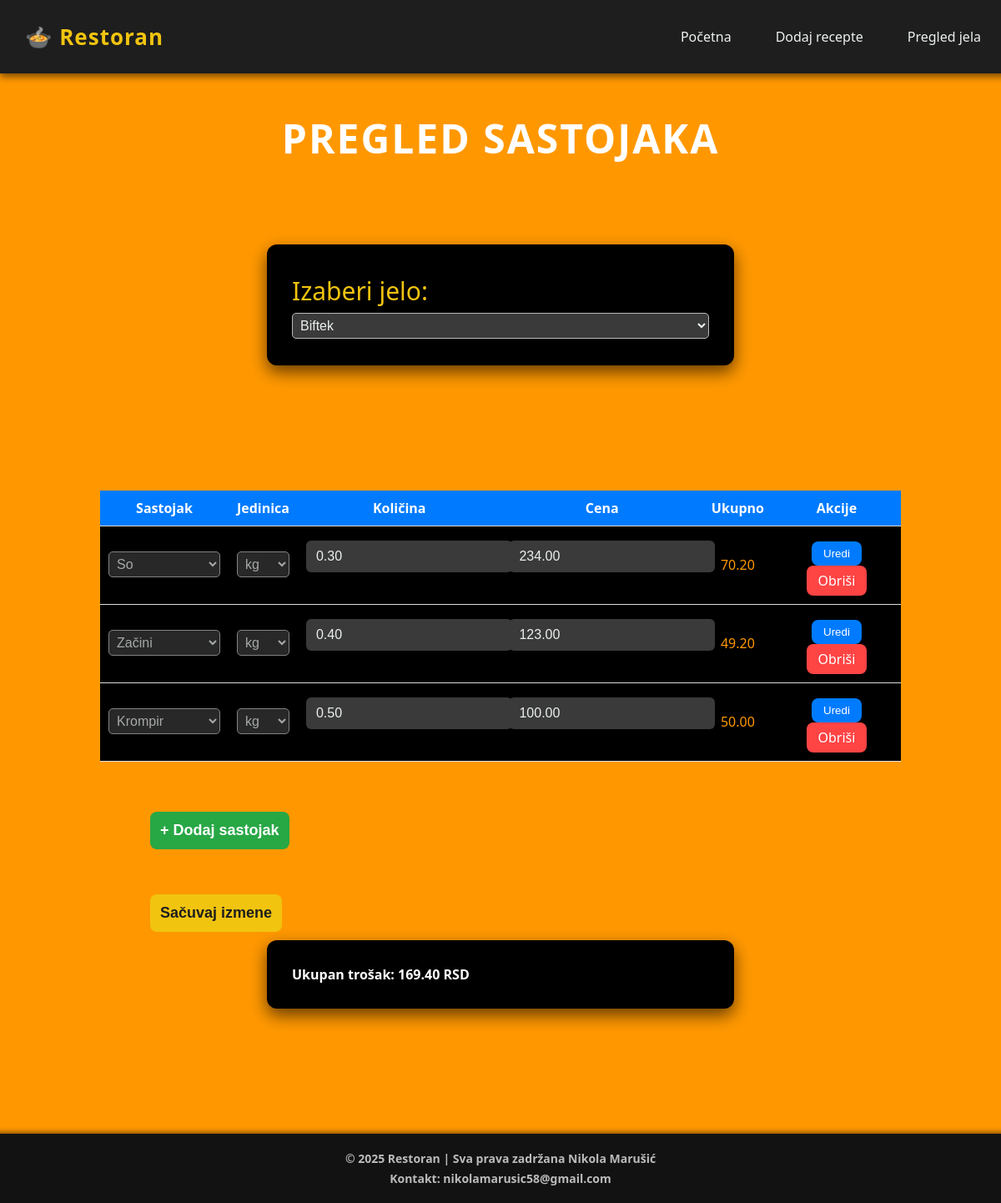
The app's page /stranice/pregled_i_izmena.php?jelo_id=3 with its own data.
### tables this page shows
CREATE TABLE `receptura` (
  `id` int(11) NOT NULL,
  `jelo_id` int(11) NOT NULL,
  `artikal_id` int(11) NOT NULL,
  `jedinica` enum('kg','g','l','ml','kom') NOT NULL,
  `kolicina` decimal(10,2) NOT NULL,
  `cena` decimal(10,2) NOT NULL
);

CREATE TABLE `artikal` (
  `id` int(11) NOT NULL,
  `naziv` varchar(100) NOT NULL,
  `jedinica_mere` enum('kg','g','l','ml','kom') NOT NULL,
  `cena` decimal(10,2) NOT NULL
);

### stranice/pregled_i_izmena.php (the view, shortened to what this page needs)
<!DOCTYPE html>
<html lang="sr">
<head>
    <link rel="stylesheet" href="../css/style.css">
    <link rel="stylesheet" href="../css/tabela.css">
</head>
<body>
<nav class="navbar">
    <div class="logo">🍲 Restoran</div>
    <ul class="nav-links">
        <li><a href="../index.php">Početna</a></li>
        <li><a href="receptura.php">Dodaj recepte</a></li>
        <li><a href="pregled_i_izmena.php">Pregled jela</a></li>
    </ul>
</nav>
<?php
require_once "../baze/konekcija.php";
$jela = [];
$q = $conn->query("SELECT * FROM jelo ORDER BY naziv ASC");
while($row = $q->fetch_assoc()){ $jela[] = $row; }
$artikli = [];
$q2 = $conn->query("SELECT * FROM artikal ORDER BY naziv ASC");
while($row = $q2->fetch_assoc()){ $artikli[] = $row; }
$selected_jelo = $_GET["jelo_id"] ?? ($_POST["jelo_id"] ?? null);
$receptura = [];
$ukupan_trosak = 0;
if($selected_jelo){
    $stmt=$conn->prepare("
        SELECT r.id, r.artikal_id, r.jedinica, r.kolicina, r.cena, a.naziv AS artikal_naziv
        FROM receptura r
        JOIN artikal a ON a.id=r.artikal_id
        WHERE r.jelo_id=?
        ORDER BY r.id ASC
    ");
    $stmt->bind_param("i",$selected_jelo);
    $stmt->execute();
    $res=$stmt->get_result();
    while($row=$res->fetch_assoc()){
        $row["ukupno"] = $row["kolicina"] * $row["cena"];
        $ukupan_trosak += $row["ukupno"];
        $receptura[] = $row;
    }
}
?>
<h1 class="main-title">Pregled sastojaka</h1>
<form class="forma" method="GET">
    <label>Izaberi jelo:</label>
    <select name="jelo_id" onchange="this.form.submit()">
        <?php foreach($jela as $j): ?>
            <option value="<?= $j['id'] ?>" <?= ($selected_jelo==$j['id'])?'selected':'' ?>>
                <?= htmlspecialchars($j['naziv']) ?>
            </option>
        <?php endforeach; ?>
    </select>
</form>
<?php if($selected_jelo): ?>
<form method="POST">
    <table id="tabela">
        <tr>
            <th>Sastojak</th>
            <th>Jedinica</th>
            <th>Količina</th>
            <th>Cena</th>
            <th>Ukupno</th>
            <th>Akcije</th>
        </tr>
        <?php foreach($receptura as $r): ?>
        <tr data-id="<?= $r['id'] ?>">
            <td>
                <select class="selektovanje" name="sastojak_id[]" disabled>
                    <?php foreach($artikli as $a): ?>
                        <option value="<?= $a['id'] ?>" <?= ($a['id']==$r['artikal_id'])?'selected':'' ?>>
                            <?= htmlspecialchars($a['naziv']) ?>
                        </option>
                    <?php endforeach; ?>
                </select>
            </td>
            <td>
                <select name="sastojak_jedinica[]" disabled>
                    <?php foreach(["kg","g","l","ml","kom"] as $jm): ?>
                        <option value="<?= $jm ?>" <?= ($jm==$r['jedinica'])?'selected':'' ?>><?= $jm ?></option>
                    <?php endforeach; ?>
                </select>
            </td>
            <td><input type="number" step="0.01" name="sastojak_kolicina[]" value="<?= $r['kolicina'] ?>" disabled></td>
            <td><input type="number" step="0.01" name="sastojak_cena[]" value="<?= $r['cena'] ?>" disabled></td>
            <td class="ukupno"><?= number_format($r['ukupno'],2) ?></td>
            <td>
                <button type="button" class="btn-edit" onclick="editRow(this)">Uredi</button>
                <a href="?jelo_id=<?= $selected_jelo ?>&delete=1&id=<?= $r['id'] ?>" class="btn-delete">Obriši</a>
            </td>
        </tr>
        <?php endforeach; ?>
    </table>
    <button class="dugme" type="button" id="add-row" onclick="addRow()">+ Dodaj sastojak</button>
    <br><br>
    <button class="dugme" type="submit" id="save-btn">Sačuvaj izmene</button>
    <div class="total forma">Ukupan trošak: <span id="total"><?= number_format($ukupan_trosak,2) ?></span> RSD</div>
</form>
<footer class="footer">
    <div class="footer-content">
        <p>© 2025 Restoran | Sva prava zadržana Nikola Marušić</p>
        <p>Kontakt: nikolamarusic58@gmail.com</p>
    </div>
</footer>
<?php endif; ?>
</body>
</html>

### css/style.css (style rules this page uses)
.navbar { display: flex; justify-content: space-evenly; align-items: center; background-color: #1e1e1e; padding: 12px 30px; box-shadow: 0 4px 8px rgba(0,0,0,0.5); font-family: 'Segoe UI', Tahoma, Geneva, Verdana, sans-serif; position: fixed; top:0%; left: 0%; width: 100%; z-index: 1000; }
.navbar .logo { font-size: 26px; font-weight: bold; color: #f1c40f; letter-spacing: 1px; }
.navbar .nav-links { margin-left: auto; list-style: none; display: flex; gap: 25px; position: relative; right: 40px; }
.navbar .nav-links li a { text-decoration: none; color: #ecf0f1; font-weight: 500; padding: 8px 14px; border-radius: 6px; transition: background-color 0.3s, color 0.3s, transform 0.2s; }
.footer { background-color: #121212; color: #bbbbbb; padding: 15px 30px; text-align: center; font-family: 'Segoe UI', Tahoma, Geneva, Verdana, sans-serif; box-shadow: 0 -2px 6px rgba(0,0,0,0.5); margin: 0 !important; width: 100vw; position: relative; left: 50%; transform: translateX(-50%); }
html, body { margin: 0; padding: 0; }
.footer .footer-content p { margin: 5px 0; font-size: 14px; }
body { background-color: #ff9800;; padding-bottom: 80px; font-family: 'Segoe UI', Tahoma, Geneva, Verdana, sans-serif; margin: 0; padding: 0; overflow-x:hidden; }
.forma { max-width: 500px; margin: 200px auto 150px auto; background-color: #000000; padding: 30px; border-radius: 12px; box-shadow: 0 8px 20px rgba(0,0,0,0.6); transition: transform 0.3s ease, box-shadow 0.3s ease; }
label { display: block; margin-bottom: 6px; font-weight: 500; color: #f1c40f; transition: color 0.3s; font-size: 30px; }
input[type="text"], input[type="number"], textarea, select { width: 100%; padding: 10px 12px; margin-bottom: 20px; border-radius: 6px; border: none; outline: none; font-size: 16px; background-color: #3a3a3a; color: #ecf0f1; transition: background-color 0.3s, transform 0.2s; }
.dugme { display: block; padding: 12px; font-size: 18px; font-weight: bold; color: #1e1e1e; background-color: #f1c40f; border: none; border-radius: 8px; cursor: pointer; transition: background-color 0.3s, transform 0.2s, box-shadow 0.2s; }
ul, p { text-align: center; font-weight: 500; font-weight: bolder; }
ul li { margin: 5px 0; color: #ff0000; }
.main-title { font-size: clamp(36px, 5vw, 56px); font-weight: 900; color: #0a0a0a; line-height: 1.1; position: relative; top:100px; }
.main-title { font-size: 48px; color: #fff; text-align: center; margin-top: 40px; letter-spacing: 2px; text-transform: uppercase; display: flex; justify-content: center; align-items: center; gap: 15px; animation: fadeInDown 1s ease-out; }
.ukupno { color:#ff9800; }
.btn-edit { background: #007bff; color: white; padding: 7px 14px; border: none; border-radius: 8px; cursor: pointer; margin-top: 8px; transition: 0.3s ease; }
.btn-delete { display: inline-block; background: #ff4444; color: white; padding: 7px 14px; border-radius: 8px; text-decoration: none; transition: 0.3s ease; }
#add-row,#save-btn { position: relative; left:15%; }
.total { color:white; }
label { display:block; margin-top:5px; }
input, select { margin-bottom:2px; }
button { margin-top:10px; }

### css/tabela.css (style rules this page uses)
table { margin-bottom:5%; margin-left:10%; width:80%; border-collapse:collapse; margin-top:15px; background-color:black; }
th,td { padding:10px; text-align:center; border-bottom:1px solid #ddd; transition: all .3s ease; }
th { background:#007bff; color:white; }
input, select { width:100%; padding:5px; border-radius:5px; border:1px solid #bbb; transition:0.3s; }
button { padding:6px 12px; border:none; border-radius:5px; cursor:pointer; transition:0.3s; }
.btn-edit { background:#007bff; color:white; }
.btn-delete { background:#ff4444; color:white; }
#add-row { background:#28a745; color:white; margin-top:10px; }
.total { font-weight:bold; margin-top:10px; font-size:16px; }

### records on screen
receptura: artikal.naziv "So", jedinica "kg", kolicina "0.30", cena "234.00", ukupno "70.20"
receptura: artikal.naziv "Začini", jedinica "kg", kolicina "0.40", cena "123.00", ukupno "49.20"
receptura: artikal.naziv "Krompir", jedinica "kg", kolicina "0.50", cena "100.00", ukupno "50.00"

### other values on screen
$ukupan_trosak "169.40"
form field jelo_id "Biftek"
